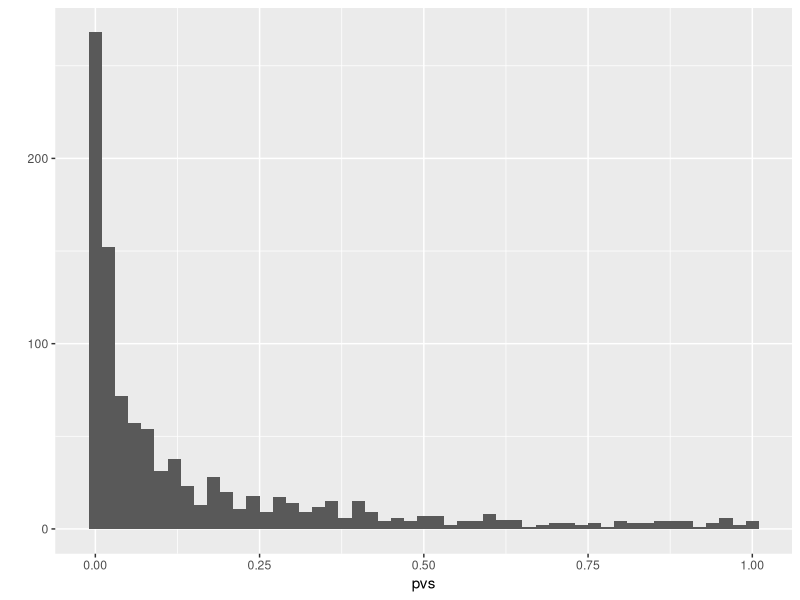

Here is the R script that generated this plot: (Note: this script raises an error after producing the figure.)
## ---- chunk 1
library( tidyverse )
## ---- chunk 2
library( tidyverse )
options(list(dplyr.summarise.inform = FALSE))
## ---- chunk 3
one_run <- function( N, mn ) {
  vals = rnorm( N, mean = mn )
  tt = t.test( vals )
  tt$p.value
}
## ---- chunk 4
one_run( 100, 5 )
one_run( 10, 0.3 )
one_run( 10, 0.3 )
## ---- chunk 5
set.seed( 30303 )
pvs = replicate( 1000, one_run( 100, 0.2 ) )
qplot( pvs, binwidth=0.02 )
## ---- chunk 6
sum( pvs <= 0.05 ) / 1000
## ---- chunk 7

secret_ingredient <- 3

# blah blah blah

funky <- function(input1, input2, input3) {
  
  # do funky stuff
  ratio <- input1 / (input2 + 4)
  funky_output <- input3 * ratio + secret_ingredient
  
  return(funky_output)  
}

funky(3, 2, 5)
## ---- chunk 8
secret_ingredient <- 100
funky(3, 2, 5)
## ---- chunk 9
secret_ingredient <- "A"
funky(3, 2, 5)
## ---- chunk 10
secret_ingredient <- 3

# blah blah blah

funky <- function(input1, input2, input3, secret_ingredient) {
  
  # do funky stuff
  ratio <- input1 / (input2 + 4)
  funky_output <- input3 * ratio + secret_ingredient
  
  return(funky_output)  
}

funky(3, 2, 5, 3)
## ---- chunk 11
secret_ingredient <- 100
funky(3, 2, 5, 3)

funky(3, 2, 5, 100)
## ---- chunk 12
run_simulation <- function( N, J, mu, sigma, tau ) {
  
}
